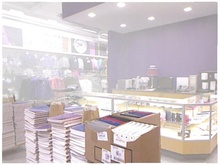
%> input picture benchmarks/2021-A-LightDehazeNet-python/query_hazy_images/indoor_synthetic/sih(1).jpg, 220 x 165 px, shrunk from 640 x 480 before the run
$ octave --eval "result = LGP('../2021-A-LightDehazeNet-python/query_hazy_images/indoor_synthetic/sih(1).jpg');"   (GNU Octave 9; MATLAB toolbox functions it lacks are replaced by stand-ins)
%> lines starting %> are read from the running program, lines starting %| are printed output that depends on the picture
### benchmarks/2021-A-LGP-matlab/laplacian_pyramid.m
% Contruction of Laplacian pyramid
%
% Arguments:
%   image 'I'
%   'nlev', number of levels in the pyramid (optional)
%
% tom.mertens@gmail.com, August 2007
%
%
% More information:
%   'The Laplacian Pyramid as a Compact Image Code'
%   Burt, P., and Adelson, E. H.,
%   IEEE Transactions on Communication, COM-31:532-540 (1983).
%   modified by Li Zhengguo on 4 May 2020

function [pyr, I_E_0] = laplacian_pyramid(I,nlev)

r = size(I,1);
c = size(I,2);

if ~exist('nlev')
    % compute the highest possible pyramid
    nlev = floor(log(min(r,c)) / log(2));
end

% recursively build pyramid
pyr = cell(nlev,1);
filter = pyramid_filter;
J = I;
for l = 1:nlev - 1
    % apply low pass filter, and downsample
    I = downsample(J,filter);
    odd = 2*size(I) - size(J);  % for each dimension, check if the upsampled version has to be odd
    % in each level, store difference between image and upsampled low pass version
    if l==1
        I_E_0 = upsample(I,odd,filter); %%store the smoothed image at the finest level
        pyr{l} = J - I_E_0;
    else
        pyr{l} = J - upsample(I,odd,filter);
    end
    J = I; % continue with low pass image
end
pyr{nlev} = J; % the coarest level contains the residual low pass image


### benchmarks/2021-A-LGP-matlab/downsample.m
% Downsampling procedure.
%
% Arguments:
%   grayscale I image
%   downsampling filter 'filter', should be a 1D separable filter.
%   'border_mode' should be 'circular', 'symmetric', or 'replicate'. See 'imfilter'.
%
% If image width W is odd, then the resulting image will have width (W-1)/2+1,
% Same for height.
%
% tom.mertens@gmail.com, August 2007
%

function R = downsample(I, filter)

border_mode = 'symmetric';

% low pass, convolve with separable filter
R = imfilter(I,filter,border_mode);     %horizontal
R = imfilter(R,filter',border_mode);    %vertical

% decimate
r = size(I,1);
c = size(I,2);
R = R(1:2:r, 1:2:c, :);

### benchmarks/2021-A-LGP-matlab/upsample.m
% Upsampling procedure.
%
% Argments:
%   'I': greyscale image
%   'odd': 2-vector of binary values, indicates whether the upsampled image
%   should have odd size for the respective dimensions
%   'filter': upsampling filter
%
% If image width W is odd, then the resulting image will have width (W-1)/2+1,
% Same for height.
%
% tom.mertens@gmail.com, August 2007
%

function R = upsample(I,odd,filter)

% increase resolution
I = padarray(I,[1 1 0],'replicate'); % pad the image with a 1-pixel border
r = 2*size(I,1);
c = 2*size(I,2);
k = size(I,3);
R = zeros(r,c,k);
R(1:2:r, 1:2:c, :) = 4*I; % increase size 2 times; the padding is now 2 pixels wide

% interpolate, convolve with separable filter
R = imfilter(R,filter);     %horizontal
R = imfilter(R,filter');    %vertical

% remove the border
R = R(3:r - 2 - odd(1), 3:c - 2 - odd(2), :);

### benchmarks/2021-A-LGP-matlab/Global_Airlight_Estimation.m

function [A_rgb] = Global_Airlight_Estimation(haze_I)
        [height, width, color] = size(  haze_I  );
        quad_size = 32;
        iter = floor(  log2( max( height, width ) / quad_size  ) );
        topleft = [1,1];  % the star of hierachy
        pix_mean = zeros(3,1);
        sigma       = zeros(3,1);
        for k = 1 : iter
            hh  =  floor( height / 2^k );
            ww =  floor( width / 2^k );
            score = -10000;
            x_p = 0;
            y_p = 0;
            for i = 1 : 2
                for j = 1 : 2
                     xx = topleft(1) + (i-1) * hh;
                     yy = topleft(2) + (j-1) * ww;
                     for ll=1 : 3
                           pix_mean(ll) = 0;
                           sigma(ll)    = 0;
                     end
                     for m = 1 : hh
                             for n = 1 : ww
                                     for ll = 1 : 3
                                            pix_mean(ll)  = pix_mean(ll)  +  haze_I(xx+m-1,yy+n-1,ll);
                                            sigma(ll) = sigma(ll) + haze_I(xx+m-1,yy+n-1,ll)*haze_I(xx+m-1,yy+n-1,ll);
                                     end
                             end %for n = 1:ww
                     end %for m = 1:hh
                     pix_mean = pix_mean ./ (hh * ww);
                     sigma = (sigma./( hh * ww )-pix_mean.^2).^0.5;
                     temp = mean(pix_mean-sigma);
                     if (temp > score)
                             score = temp;
                             x_p = xx;
                             y_p = yy;
                     end
                end %for j = 1:2
            end %for i = 1:2
            topleft(1) = x_p;
            topleft(2) = y_p;
        end

        xx  =  topleft(1);
        yy  =  topleft(2);
        DD = 10000000;
        A_rgb = zeros(3,1);

        for m = 1:hh
            for n = 1:ww
                SS = sum((255-haze_I(xx+m-1,yy+n-1,:)).^2);
                if (SS<DD)
                    DD = SS;
                    A_rgb(:) = haze_I(xx+m-1,yy+n-1,:);
                end
            end %for n = 1:ww
        end %for m = 1:hh
end

### benchmarks/2021-A-LGP-matlab/Simplified_Dark_Channel.m

function [dark_channel,haze_m] = Simplified_Dark_Channel(haze_I,A_rgb)

[height,width, color]= size(haze_I);
%%%compute the minimal channel
haze_m = zeros(height,width);
for i = 1:height
    for j = 1:width
        haze_m(i,j) = haze_I(i,j,1)/A_rgb(1);
        tmp = haze_I(i,j,2)/A_rgb(2);
        if tmp<haze_m(i,j)
            haze_m(i,j) =  tmp;
        end
        tmp = haze_I(i,j,3)/A_rgb(3);
        if  tmp<haze_m(i,j)
            haze_m(i,j) =  tmp;
        end
    end
end

%%%%Compute the simplified dark channel
rho = 15;
dark_channel = zeros(height,width);
for i=1:height
    [min_array]=LocalMinValue_Search(haze_m(i,:), width, rho);
    for j=1:width
        dark_channel(i,j)=min_array(j);
    end
end

for j=1:width
    [min_array]=LocalMinValue_Search(dark_channel(:,j), height, rho);
    for i=1:height
        dark_channel(i,j)=min_array(i);
    end
end
%%%compute the guidance image and the initial transmission map
alpha = 31/32;
for i = 1:height
    for j = 1:width
        haze_m(i,j) = max(0,1 - alpha*haze_m(i,j));
        dark_channel(i,j) = max(0,1 - alpha*dark_channel(i,j));
    end
end
end

### benchmarks/2021-A-LGP-matlab/LocalMinValue_Search.m


function [min_array]=LocalMinValue_Search(input_array, N, k)

%%% a: input array
%%% N: the length of input array
%%% k: the window size. it must be odd number.
%%% min_array: the length of output array is times of window size, it may bo longer than input array.


sub_array = ceil(N/k);

g = zeros(sub_array*k,1);
h = zeros(sub_array*k,1);

MAXMAX = 10000; %%patching array;

if sub_array == N/k
    a = input_array;
else
    a = zeros(sub_array*k,1);

    for i = 1:N
        a(i) = input_array(i);
    end

    for i = N+1:sub_array*k
        a(i) = MAXMAX;
    end
end

for i = 1:sub_array

    xx = (i-1)*k;

    g(xx+1) = a(xx+1);
    h(xx+k) = a(xx+k);

    for m = 2:k-1

        if a(xx+m)<g(xx+m-1)
            g(xx+m) = a(xx+m);
        else
            g(xx+m) = g(xx+m-1);
        end

        n = k-m+1;

        if a(xx+n)<h(xx+n+1)
            h(xx+n) = a(xx+n);
        else
            h(xx+n) = h(xx+n+1);
        end

    end %for m = 2:k-1

    if a(xx+k)<g(xx+k-1)
        g(xx+k) = a(xx+k);
    else
        g(xx+k) = g(xx+k-1);
    end

    if a(xx+1)<h(xx+1+1)
        h(xx+1) = a(xx+1);
    else
        h(xx+1) = h(xx+1+1);
    end

end %for i = 1:sub_array

min_array = zeros(N,1);
for i = 1:(k-1)/2
    min_array(i) = g(i+(k-1)/2);
end

for i = (k-1)/2+1:sub_array*k-(k-1)/2
    if g(i+(k-1)/2)<h(i-(k-1)/2)
        min_array(i) = g(i+(k-1)/2);
    else
        min_array(i) = h(i-(k-1)/2);
    end
end

for i = sub_array*k-(k-1)/2+1:sub_array*k
    min_array(i) = h(i-(k-1)/2);
end


%disp(min_array)

### benchmarks/2021-A-LGP-matlab/haze_line_averaging_New.m
function [t_0] = haze_line_averaging_New(img_hazy, air_light, t_0)

gamma = 1.25;
[h,w,n_colors] = size(img_hazy);

img_hazy_corrected = im2double(img_hazy).^gamma;
% img_hazy_corrected = img_hazy.^gamma; % radiometric correction


%% Find Haze-lines
% Translate the coordinate system to be air_light-centric (Eq. (3))
dist_from_airlight = double(zeros(h,w,n_colors));
for color_idx=1:n_colors
    dist_from_airlight(:,:,color_idx) = img_hazy_corrected(:,:,color_idx) - air_light(:,:,color_idx);
end

%%%Convert to spherical coordinate
% Calculate radius (Eq. (5))
r_L = 1/256;
radius = sqrt( dist_from_airlight(:,:,1).^2 + dist_from_airlight(:,:,2).^2 +dist_from_airlight(:,:,3).^2 );

radius = max(radius, r_L);

theta = acos(dist_from_airlight(:,:,3)./radius(:,:)); %%%[0, pi]


psi = atan2(dist_from_airlight(:,:,2), dist_from_airlight(:,:,1))+pi; %%%[0, 2*pi]

%%%Histograms of theta and psi
Ns1 = 720;%720; %%%used to define  the number of bins for the historgram
Ns2 = 200; %%%the size of each sub-bin  %%%200 is better on 27/5/2021
Step = pi/Ns1;
X_step = 2*Ns1;
Dim = (X_step+1)*(Ns1+1);
Host_1 = zeros(Dim,1);
Host_2 = ones(Dim,1);
Pixel_H = zeros(h,w);
Pixel_W = zeros(h,w);
for i=1:h
    for j=1:w
        kk = X_step*floor(theta(i,j)/Step)+floor(psi(i,j)/Step)+1;
        Pixel_H(i,j) = kk; %%%define the kkth bin
        Host_1(kk) = Host_1(kk)+1;
        if Host_1(kk)==  Host_2(kk)*Ns2
            Host_2(kk) = Host_2(kk)+1;
        end
        Pixel_W(i,j) = Host_2(kk); %%%define the sub-bin index
    end
end

clear theta;
clear psi;
% Host_3 = zeros(Dim, 1);
Host_3 = zeros(Dim, 1); %%%determine the 1st sub-bin index in the kth bin
B_sum = 0; %%%total number of sub-bins
BS_LOW = 0;
for k=1:Dim
    if Host_1(k)>BS_LOW
        Host_3(k) = B_sum;
        B_sum = B_sum+Host_2(k);
    end
end
clear Host_2;
T1 = zeros(B_sum, 1);
T2 = zeros(B_sum, 1);
METHOD = 1;
if METHOD==1
    for i=1:h
        for j=1:w
            kk = Pixel_H(i,j);
            if Host_1(kk)>BS_LOW
                xx = Host_3(kk)+Pixel_W(i,j); %%%compute the current sub-bin index
                T1(xx) = T1(xx)+t_0(i,j); %%%compute the sum of t0  in the current sub-bin
                T2(xx) = T2(xx)+radius(i,j); %%%compute the sum of weight in the current sub-bin
            end
        end
    end
    for i=1:h
        for j=1:w
            kk = Pixel_H(i,j);
            if Host_1(kk)>BS_LOW
                xx = Host_3(kk)+Pixel_W(i,j); %%%compute the current sub-bin index
                t_0(i,j) = radius(i,j)*T1(xx)/T2(xx); %%%compute the average t0
            end
        end
    end
else
    for i=1:h
        for j=1:w
            kk = Pixel_H(i,j);
            if Host_1(kk)>BS_LOW
                xx = Host_3(kk)+Pixel_W(i,j); %%%compute the current sub-bin index
                T1(xx) = T1(xx)+ radius(i,j)/t_0(i,j);
                T2(xx) = T2(xx)+ 1; %%%compute the sum of pixels in the current sub-bin
            end
        end
    end
    for i=1:h
        for j=1:w
            kk = Pixel_H(i,j);
            if Host_1(kk)>BS_LOW
                xx = Host_3(kk)+Pixel_W(i,j); %%%compute the current sub-bin index
                t_0(i,j) = radius(i,j)*T2(xx)/T1(xx);
            end
        end
    end
end

clear Pixel_H;
clear Pixel_W;
clear T1;
clear T2;
clear Host_1;
clear Host_3;
end

### benchmarks/2021-A-LGP-matlab/guidedfilter_WMSE_FixedRadius.m
function q = guidedfilter_WMSE_FixedRadius(I, p, r, eps)
%   GUIDEDFILTER   O(1) time implementation of guided filter.
%
%   - guidance image: I (should be a gray-scale/single channel image)
%   - filtering input image: p (should be a gray-scale/single channel image)
%   - local window radius: r
%   - regularization parameter: eps


[hei, wid] = size(I);
N = boxfilter(ones(hei, wid), r); % the size of each local patch; N=(2r+1)^2 except for boundary pixels.
mean_I = boxfilter(I, r);
mean_p = boxfilter(p, r);
mean_Ip = boxfilter(I.*p, r);
cov_Ip = mean_Ip - mean_I .* mean_p./N; % this is the covariance of (I, p) in each local patch.
clear mean_Ip;
mean_II = boxfilter(I.*I, r);
var_I = mean_II - mean_I .* mean_I./N;
clear mean_II;
var_I_mean = mean(mean(var_I(:,:)));
eps = eps*var_I_mean;
cov_Ip = cov_Ip.*var_I;
var_I = var_I.*var_I;
% a = C.*cov_Ip./(C.*var_I+N.*eps);
a = cov_Ip./(var_I+N.*eps);
clear cov_Ip;
clear var_I;
%a = cov_Ip./(var_I+N.*eps);
b = (mean_p-a.*mean_I)./N;
clear mean_p;
clear mean_I;
mean_a = boxfilter(a, r);
clear a;
mean_b = boxfilter(b, r);
clear b;
q = (mean_a .* I + mean_b)./N;
clear mean_a;
clear mean_b;
clear N;
end

### benchmarks/2021-A-LGP-matlab/boxfilter.m
%function imDst = boxfilter(imSrc, r)
function imDst = boxfilter(imSrc, r)

% [86 lines of commented-out code are left out]


[height, width] = size(imSrc);
Sum = zeros(size(imSrc));
imTmp = zeros(size(imSrc));
imDst = zeros(size(imSrc));
rho = r;
%%%%Sum along Y direction
for j=1:width
%%%initialization
    Sum(1,j) = imSrc(1,j);
    for i=2:rho
        Sum(i,j) = Sum(i-1,j)+imSrc(i,j);
    end
    for i=rho+1:2*rho+1
        Sum(i,j) = Sum(i-1,j)+imSrc(i,j);
        imTmp(i-rho,j) = Sum(i,j);
    end
    for i=2*rho+2:height
        Sum(i,j) = Sum(i-1,j)+imSrc(i,j)-imSrc(i-2*rho-1,j);
        imTmp(i-rho,j) = Sum(i,j);
    end
    for i=height-rho+1:height
        imTmp(i,j) = imTmp(i-1,j)-imSrc(i-rho-1,j);
    end
end

%%% Sum along X direction

for i=1:height
%%%initialization
    Sum(i,1) = imTmp(i,1);
    for j=2:rho
        Sum(i,j) = Sum(i,j-1)+imTmp(i,j);
    end
    for j=rho+1:2*rho+1
        Sum(i,j) = Sum(i,j-1)+imTmp(i,j);
        imDst(i,j-rho) = Sum(i,j);
    end
    for j=2*rho+2:width
        Sum(i,j) = Sum(i,j-1)+imTmp(i,j)-imTmp(i,j-2*rho-1);
        imDst(i,j-rho) = Sum(i,j);
    end
    for j=width-rho+1:width
        imDst(i,j) = imDst(i,j-1)-imTmp(i,j-rho-1);
    end
end

clear Sum;
clear imTmp;

end

### benchmarks/2021-A-LGP-matlab/pyramid_filter.m

function f = pyramid_filter;
%   f = [.0625, .25, .375, .25, .0625];
  f = [0, .25, .5, .25, 0];

### benchmarks/2021-A-LGP-matlab/LGP.m
function ret = LGP(path)
%%%Read a hazy image
haze_I = double(imread(path));

nlev = 2; %2; %%%number of levels in the pyramids

tic
CVPR = 3; %%%1: CVPR 2016; 2: IEEE TIP 2015; 3: IEEE TIP 2022; 4: ICIP 2021;
%%% ( 1 ) Construct the Laplacian pyramid of hazy image
if nlev > 1
    [pyr_haze, haze_I_E_0] = laplacian_pyramid(haze_I, nlev);
%> after the loop in laplacian_pyramid, `for l = 1:nlev - 1`: pyr = 2 items
%> pyr_haze = 2 items
else
    haze_I_E_0 = haze_I;
end

%%%  ( 2 ) Estimate the atmospheric light using haze_I_E_0 which includes less
A = reshape(Global_Airlight_Estimation(haze_I_E_0), 1, 1, 3);
%> after the loop in Global_Airlight_Estimation, `for k = 1 : iter`: pix_mean = [224; 219.8; 223.6]; sigma = [16.57; 17.15; 16.49]; topleft = [1 1]
%> in Global_Airlight_Estimation, `xx  =  topleft(1);`: xx = 1
%> after the loop in Global_Airlight_Estimation, `for m = 1:hh`: A_rgb = [255; 255; 255]; DD = 0
%> A = [255 255 255]
Ave = floor(mean(A(:))+0.5);
%> Ave = 255
for ii = 1:3
    A(ii) = (3 * A(ii) + Ave) / 4;
end

%%%  ( 3 )  Estimate the transmission map t using haze_I_E_0
if CVPR == 1
    gamma = 1.25;
    [t] = non_local_dehazing(uint8(haze_I), A./255.0, gamma);
elseif CVPR == 2
    %%%Estimate the initial transmission map using the DDAP
    [t_0, G] = Simplified_Dark_Channel(haze_I_E_0, A);
    %%%Remove morphological artifacts by using the WGIF with a large radius
    rad = 60;
    eps = 1 / 1000;
    t = guidedfilter_WMSE_FixedRadius(G, t_0, rad, eps);
elseif CVPR == 3
    %%%Estimate the initial transmission map using the DDAP
    [t_0, G] = Simplified_Dark_Channel(haze_I_E_0, A);
%> after the loop in Simplified_Dark_Channel, `for i = 1:height`:
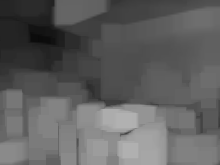
%> dark_channel: size 165x220 double; min 0.0428, max 0.698, mean 0.377
    % imwrite(t_0,ouput_file_1,'png');
    %%%Reduce morphological artifacts using part of haze line
    t_1 = haze_line_averaging_New(uint8(haze_I), A./255.0, t_0); %%%result can be improved by using haze_I om 25/5/2021
%> after the loop in haze_line_averaging_New, `for color_idx=1:n_colors`:
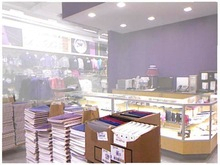
%> dist_from_airlight: size 165x220x3 double; mean R, G, B -0.222, -0.265, -0.254; drawn with min black and max white
%> after the loop in haze_line_averaging_New, `for i=1:h`:
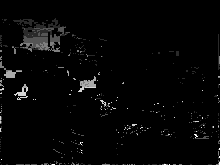
%> Pixel_W: size 165x220 double; min 1, max 7, mean 1.14; drawn with min black and max white
%> after the loop in haze_line_averaging_New, `for k=1:Dim`: B_sum = 5859
%> after the loop in haze_line_averaging_New, `for i=1:h`: T1 = 5859 values, max 96.15 at index 38, min 0.119 at index 455, mean 2.33; T2 = 5859 values, max 112.5 at index 1264, min 0.0249 at index 2, mean 2.68; xx = 2350
    % imwrite(t_1,ouput_file_2,'png');
    %%%Remove the remaining morphological artifacts using the WGIF with a small radius so as to preserve fine structure.
    rad = 19; %60;%19
    eps = 1 / 1000;
    t = guidedfilter_WMSE_FixedRadius(G, t_1, rad, eps);
%> call 5 of boxfilter, with r = 19
%> after the loop in boxfilter (call 5), `for j=1:width`:
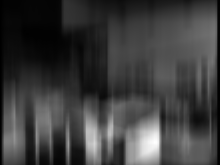
%> imTmp: size 165x220 double; min 0.0256, max 12.75, mean 3.09; drawn with min black and max white
%> after the loop in boxfilter (call 5), `for i=1:height`:
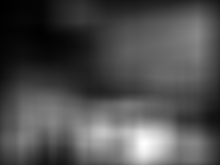
%> imDst: size 165x220 double; min 3.44, max 370, mean 116.3; drawn with min black and max white
%> in guidedfilter_WMSE_FixedRadius, `var_I = mean_II - mean_I .* mean_I./N;`:
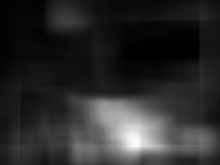
%> var_I: size 165x220 double; min 0.076, max 85.19, mean 14.7; drawn with min black and max white
%> in guidedfilter_WMSE_FixedRadius, `var_I_mean = mean(mean(var_I(:,:)));`: var_I_mean = 14.7
%> in guidedfilter_WMSE_FixedRadius, `eps = eps*var_I_mean;`: eps = 0.0147
%> call 6 of boxfilter, with r = 19
%> after the loop in boxfilter (call 6), `for j=1:width`:
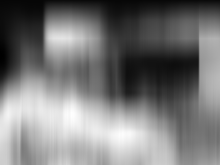
%> Sum: size 165x220 double; min -0.761, max 30.76, mean 14.1; drawn with min black and max white
%> the run ends on the next line
else
    [t_0, G] = Simplified_Dark_Channel(haze_I_E_0, A);
    %   imwrite(t_0,ouput_file_1,'png');
    %%%First reduce morphological artifacts using the whole haze line,
    %%%then using the WLS
    t = DDAP_non_local_dehazing(uint8(haze_I), A./255.0, gamma, t_0, 1);
    imwrite(t, ouput_file_3, 'png');
end


%%%at the coarstest level
eta = 1.0 / 4.0; %1.0/4.0 for normal haze; 1.0/8.0 for heavy haze.
if nlev > 1
    %%%Construct the Gaussian pyramid of transmission map
    pyr_transmission = gaussian_pyramid(t, nlev);
    pyr_dehaze = gaussian_pyramid(zeros(size(haze_I)), nlev);
    %%%Remove haze and reduce noise at different level of the pyramid
    leave_haze = 1.0; %17.0/16.0;
    pyr_dehaze{nlev} = (pyr_haze{nlev} - repmat(A, size(pyr_haze{nlev}, 1), size(pyr_haze{nlev}, 2))) ./ repmat(max(pyr_transmission{nlev}, eta), [1, 1, 3]) + repmat(leave_haze*A, size(pyr_haze{nlev}, 1), size(pyr_haze{nlev}, 2));

    %%%at the lth level
    for l = 1:nlev - 1
        pyr_dehaze{l} = pyr_haze{l} ./ repmat(max(pyr_transmission{l}, eta), [1, 1, 3]) + (pyr_haze{l} - pyr_haze{l} ./ repmat(max(pyr_transmission{l}, eta), [1, 1, 3])) ./ ((1 + exp(32.0*(repmat(pyr_transmission{l}, [1, 1, 3]) / eta - 1.0))) * 2^(l - 1));
    end

    % reconstruct a dehazed image by collapsing the pyramid pyr
    img_dehazed = reconstruct_laplacian_pyramid(pyr_dehaze) ./ 255.0;

    % % Limit each pixel value to the range [0, 1] (avoid numerical problems)
    img_dehazed(img_dehazed > 1) = 1;
    img_dehazed(img_dehazed < 0) = 0;

    % % For display, we perform a global linear contrast stretch on the output,
    % % clipping 0.5% of the pixel values both in the shadows and in the highlights
    adj_percent = [0.005, 0.995];
    img_dehazed = adjust(img_dehazed, adj_percent);
    img_dehazed = im2uint8(img_dehazed);
else
    [height, width, color] = size(haze_I_E_0);
    img_dehazed = zeros(height, width, color);
    for i = 1:height
        for j = 1:width
            for k = 1:color
                img_dehazed(i, j, k) = ((haze_I_E_0(i, j, k) - A(k)) / max(t(i, j), eta) + A(k)) / 255.0;
            end
        end
    end
end
time = toc;
ret = img_dehazed;
